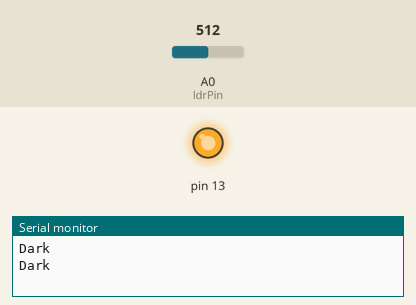
This sketch was run on a simulated Arduino Uno, built with avr-gcc and run on an emulated ATmega328P. Shown: output pins drawn as LEDs (lit = HIGH), the last lines printed to the serial monitor. The inputs (shaded band) are chosen by the test bench; at power-on: A0 (ldrPin) = 512.

Above: at 1.8 s.
1.9 s: A0 (ldrPin) set to 479
At 2.3 s:
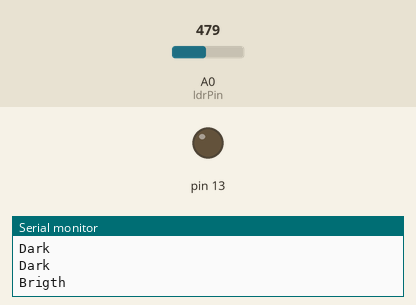
3.5 s: A0 (ldrPin) set to 500
At 5.1 s:
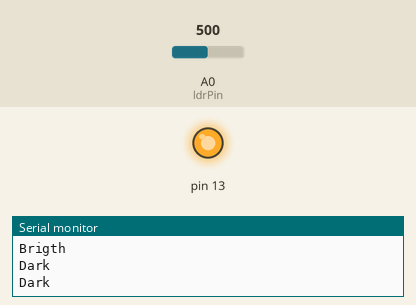
5.5 s: A0 (ldrPin) set to 480
At 6.6 s:
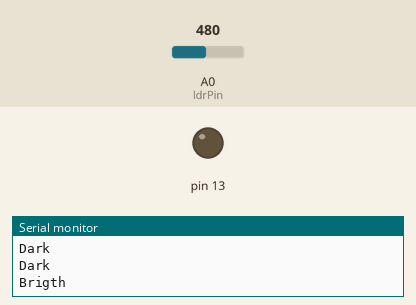
Timing chart, 0 to 8.5 s (numbered marks = the images above; inputs shaded):
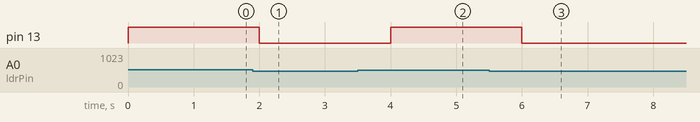

The sketch:

light-sensor.ino
```cpp
int ldrPin = A0;

void setup() {
   // put your setup code here, to run once:
    pinMode(13,OUTPUT);
    Serial.begin(9600);
}
void loop() {
   // put your main code here, to run repeatedly:

   int val = analogRead(ldrPin);
   if(val > 490) {
    Serial.println("Dark");
    digitalWrite(13,HIGH);
   }
   else{
   Serial.println("Brigth");
   digitalWrite(13,LOW);
   }
   delay(1000);
}
```

Measured:
- the behaviour switches between 491 and 490 on A0 (ldrPin) (found by bisection; images 0 and 1)
- after the input at 1.9 s, pin 13: HIGH → LOW after 0.10 s
- after the input at 3.5 s, pin 13: LOW → HIGH after 0.50 s
- after the input at 5.5 s, pin 13: HIGH → LOW after 0.50 s
